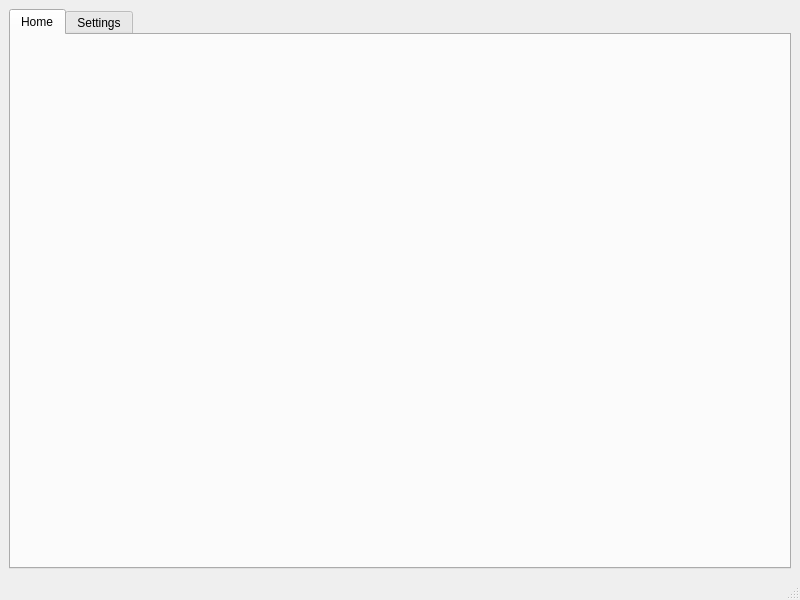
<?xml version="1.0" encoding="UTF-8"?>
<ui version="4.0">
 <class>MainWindow</class>
 <widget class="QMainWindow" name="MainWindow">
  <property name="geometry">
   <rect>
    <x>0</x>
    <y>0</y>
    <width>800</width>
    <height>600</height>
   </rect>
  </property>
  <property name="windowTitle">
   <string>MainWindow</string>
  </property>
  <widget class="QWidget" name="centralwidget">
   <layout class="QHBoxLayout" name="horizontalLayout">
    <item>
     <widget class="QTabWidget" name="tabWidget">
      <property name="currentIndex">
       <number>0</number>
      </property>
      <widget class="QWidget" name="tab">
       <attribute name="title">
        <string>Home</string>
       </attribute>
       <layout class="QVBoxLayout" name="verticalLayout_2">
        <item>
         <widget class="figureswidget" name="widget" native="true">
          <property name="sizePolicy">
           <sizepolicy hsizetype="Expanding" vsizetype="Expanding">
            <horstretch>0</horstretch>
            <verstretch>0</verstretch>
           </sizepolicy>
          </property>
         </widget>
        </item>
       </layout>
      </widget>
      <widget class="QWidget" name="tab_2">
       <attribute name="title">
        <string>Settings</string>
       </attribute>
       <layout class="QVBoxLayout" name="verticalLayout">
        <item>
         <widget class="QLabel" name="label">
          <property name="sizePolicy">
           <sizepolicy hsizetype="Preferred" vsizetype="Maximum">
            <horstretch>0</horstretch>
            <verstretch>0</verstretch>
           </sizepolicy>
          </property>
          <property name="text">
           <string>Settings</string>
          </property>
          <property name="alignment">
           <set>Qt::AlignCenter</set>
          </property>
         </widget>
        </item>
        <item>
         <layout class="QHBoxLayout" name="horizontalLayout_3">
          <item>
           <widget class="QLabel" name="pick">
            <property name="text">
             <string>Pick a color: </string>
            </property>
            <property name="alignment">
             <set>Qt::AlignCenter</set>
            </property>
           </widget>
          </item>
          <item>
           <widget class="QPushButton" name="pushButton">
            <property name="text">
             <string>Pick</string>
            </property>
           </widget>
          </item>
          <item>
           <widget class="QLabel" name="color">
            <property name="text">
             <string>TextLabel</string>
            </property>
            <property name="alignment">
             <set>Qt::AlignCenter</set>
            </property>
           </widget>
          </item>
         </layout>
        </item>
        <item>
         <layout class="QHBoxLayout" name="horizontalLayout_4">
          <item>
           <widget class="QCheckBox" name="Metric">
            <property name="sizePolicy">
             <sizepolicy hsizetype="Minimum" vsizetype="Preferred">
              <horstretch>0</horstretch>
              <verstretch>0</verstretch>
             </sizepolicy>
            </property>
            <property name="text">
             <string>Metric</string>
            </property>
           </widget>
          </item>
          <item>
           <widget class="QCheckBox" name="imperial">
            <property name="sizePolicy">
             <sizepolicy hsizetype="Minimum" vsizetype="Preferred">
              <horstretch>0</horstretch>
              <verstretch>0</verstretch>
             </sizepolicy>
            </property>
            <property name="text">
             <string>imperial</string>
            </property>
           </widget>
          </item>
         </layout>
        </item>
        <item>
         <widget class="QPushButton" name="pushButton_2">
          <property name="text">
           <string>Save</string>
          </property>
         </widget>
        </item>
       </layout>
      </widget>
     </widget>
    </item>
   </layout>
  </widget>
  <widget class="QStatusBar" name="statusbar"/>
 </widget>
 <customwidgets>
  <customwidget>
   <class>figureswidget</class>
   <extends>QWidget</extends>
   <header location="global">figureswidget.h</header>
   <container>1</container>
  </customwidget>
 </customwidgets>
 <resources/>
 <connections/>
</ui>
